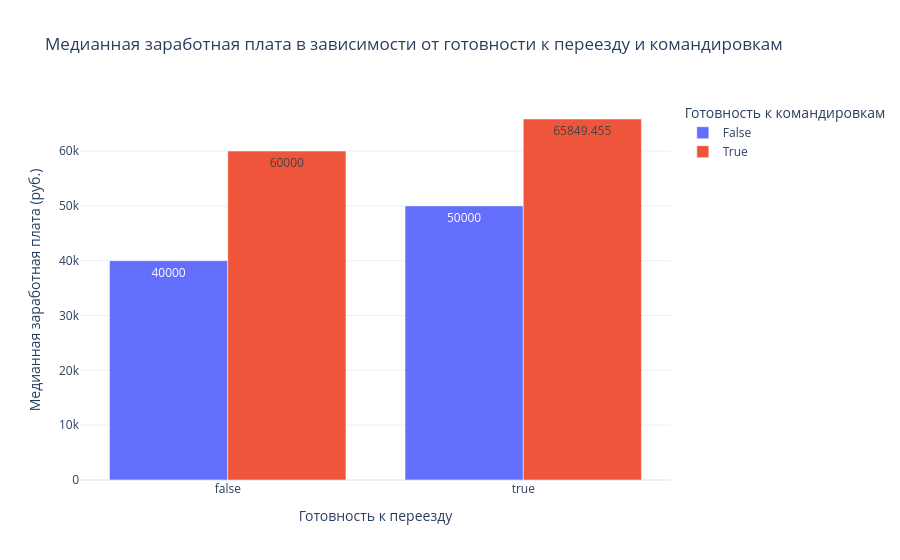

Here is the notebook cell this chart was saved with:
### Markdown cell above
### 6. Постройте **многоуровневую столбчатую диаграмму**, которая показывает зависимость медианной заработной платы (**"ЗП (руб)"**) от признаков **"Готовность к переезду"** и **"Готовность к командировкам"**. 
Проанализируйте график, сравнив уровень заработной платы в категориях.

### Code cell
# Вычисляем медианную ЗП
median_salary = (
    hh_database.groupby(['Готовность к переезду', 'Готовность к командировкам'])['ЗП (руб)']
    .median()
    .reset_index()
)

# Многоуровневая (группированная) столбчатая диаграмма
fig = px.bar(
    median_salary,
    x='Готовность к переезду',
    y='ЗП (руб)',
    color='Готовность к командировкам',
    barmode='group',                    
    title='Медианная заработная плата в зависимости от готовности к переезду и командировкам',
    labels={
        'ЗП (руб)': 'Медианная ЗП (руб.)',
        'Готовность к переезду': 'Готовность к переезду'
    },
    text='ЗП (руб)'                   
)

# Настройки оформления
fig.update_layout(
    xaxis_title='Готовность к переезду',
    yaxis_title='Медианная заработная плата (руб.)',
    legend_title='Готовность к командировкам',
    barmode='group',
    template='plotly_white'
)

fig.show()

# 4.6 Чему равна желаемая медианная заработная плата соискателей, готовых и к переезду, и к командировкам? Ответ приведите в тысячах, округлив до целого (например, 45).
# 66

### Figure 1 — Plotly figure (JSON) as saved in the notebook; plotly's stock layout.template omitted (floating-point values rounded to 4 significant figures)
{"data": [{"alignmentgroup": "True", "hovertemplate": "Готовность к командировкам=False<br>Готовность к переезду=%{x}<br>Медианная ЗП (руб.)=%{text}<extra></extra>", "legendgroup": "False", "marker": {"color": "#636efa", "pattern": {"shape": ""}}, "name": "False", "offsetgroup": "False", "orientation": "v", "showlegend": true, "text": [40000.0, 50000.0], "textposition": "auto", "x": [false, true], "xaxis": "x", "y": [40000.0, 50000.0], "yaxis": "y", "type": "bar"}, {"alignmentgroup": "True", "hovertemplate": "Готовность к командировкам=True<br>Готовность к переезду=%{x}<br>Медианная ЗП (руб.)=%{text}<extra></extra>", "legendgroup": "True", "marker": {"color": "#EF553B", "pattern": {"shape": ""}}, "name": "True", "offsetgroup": "True", "orientation": "v", "showlegend": true, "text": [60000.0, 65850.0], "textposition": "auto", "x": [false, true], "xaxis": "x", "y": [60000.0, 65850.0], "yaxis": "y", "type": "bar"}], "layout": {"xaxis": {"anchor": "y", "domain": [0.0, 1.0], "title": {"text": "Готовность к переезду"}}, "yaxis": {"anchor": "x", "domain": [0.0, 1.0], "title": {"text": "Медианная заработная плата (руб.)"}}, "legend": {"title": {"text": "Готовность к командировкам"}, "tracegroupgap": 0}, "title": {"text": "Медианная заработная плата в зависимости от готовности к переезду и командировкам"}, "barmode": "group"}}
